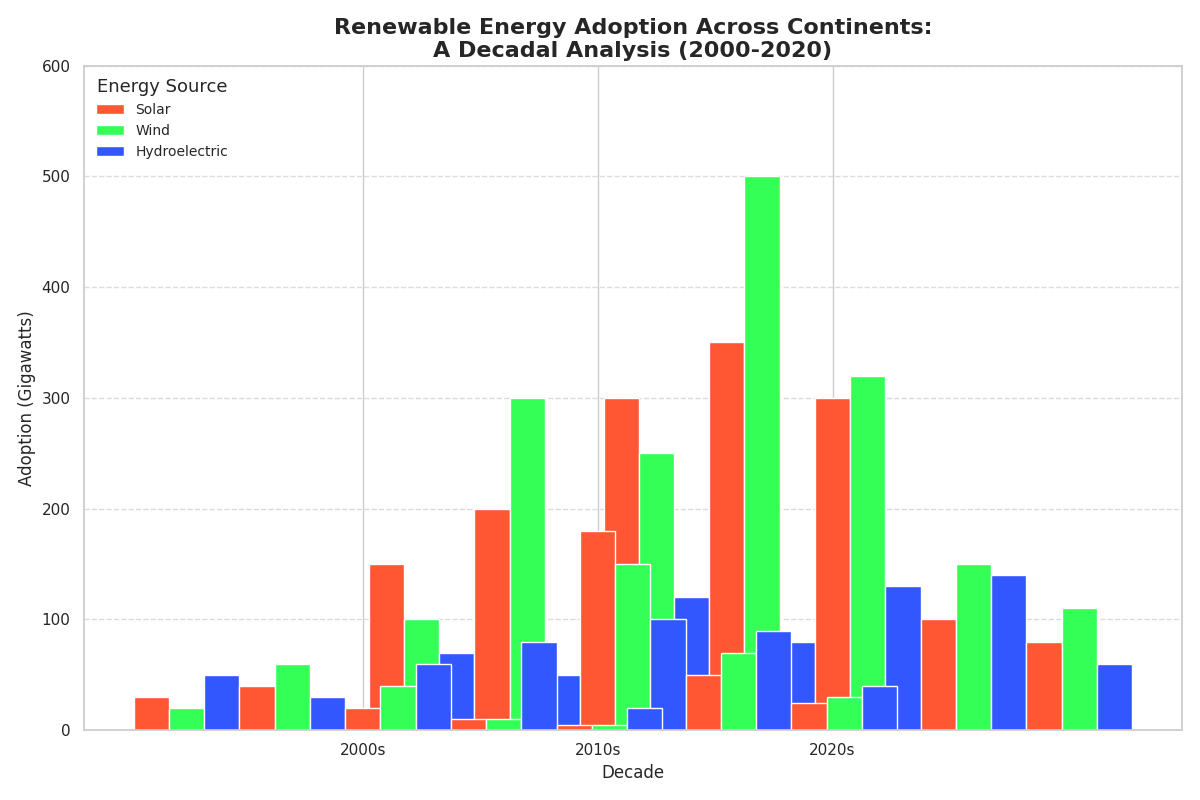

Reproduce this figure in Python.
import matplotlib.pyplot as plt
import numpy as np

continents = ['Asia', 'Europe', 'North America', 'South America', 'Africa']
decades = ['2000s', '2010s', '2020s']

asia = [[30, 20, 50], [150, 100, 70], [300, 250, 120]]
europe = [[40, 60, 30], [200, 300, 50], [350, 500, 80]]
north_america = [[20, 40, 60], [180, 150, 100], [300, 320, 130]]
south_america = [[10, 10, 80], [50, 70, 90], [100, 150, 140]]
africa = [[5, 5, 20], [25, 30, 40], [80, 110, 60]]

data = [asia, europe, north_america, south_america, africa]

# New colors for each energy type
colors = ['#ff5733', '#33ff57', '#3357ff']
sources = ['Solar', 'Wind', 'Hydroelectric']

fig, ax = plt.subplots(figsize=(12, 8))

bar_width = 0.15
x_positions = np.arange(len(decades))

for i, continent_data in enumerate(data):
    solar, wind, hydro = np.array(continent_data).T
    
    x_offset = i * bar_width * len(sources)

    ax.bar(x_positions + x_offset, solar, color=colors[0], label=sources[0] if i == 0 else "", width=bar_width)
    ax.bar(x_positions + x_offset + bar_width, wind, color=colors[1], label=sources[1] if i == 0 else "", width=bar_width)
    ax.bar(x_positions + x_offset + 2 * bar_width, hydro, color=colors[2], label=sources[2] if i == 0 else "", width=bar_width)

ax.set_title('Renewable Energy Adoption Across Continents:\nA Decadal Analysis (2000-2020)', 
             fontsize=16, fontweight='bold')
ax.set_xlabel('Decade', fontsize=12)
ax.set_ylabel('Adoption (Gigawatts)', fontsize=12)
ax.set_ylim(0, 600)
ax.set_xticks(x_positions + bar_width * len(sources) * (len(continents) - 1) / 2)
ax.set_xticklabels(decades)

ax.grid(axis='y', linestyle='--', alpha=0.7)

ax.legend(loc='upper left', fontsize=10, frameon=False, title='Energy Source', title_fontsize='13')

plt.tight_layout()
plt.show()
